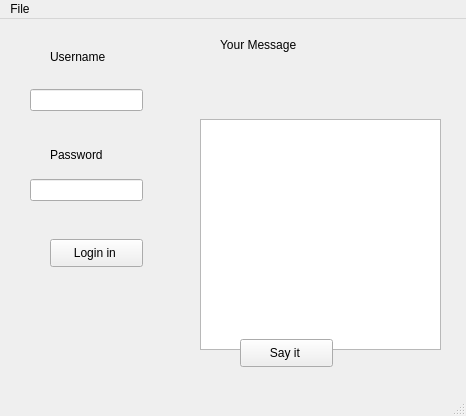
<?xml version="1.0" encoding="UTF-8"?>
<ui version="4.0">
 <class>MainWindow</class>
 <widget class="QMainWindow" name="MainWindow">
  <property name="geometry">
   <rect>
    <x>0</x>
    <y>0</y>
    <width>466</width>
    <height>416</height>
   </rect>
  </property>
  <property name="windowTitle">
   <string>MainWindow</string>
  </property>
  <widget class="QWidget" name="centralwidget">
   <widget class="QLabel" name="username">
    <property name="geometry">
     <rect>
      <x>50</x>
      <y>30</y>
      <width>81</width>
      <height>16</height>
     </rect>
    </property>
    <property name="mouseTracking">
     <bool>true</bool>
    </property>
    <property name="text">
     <string>Username</string>
    </property>
   </widget>
   <widget class="QLabel" name="label_2">
    <property name="geometry">
     <rect>
      <x>50</x>
      <y>120</y>
      <width>81</width>
      <height>31</height>
     </rect>
    </property>
    <property name="text">
     <string>Password</string>
    </property>
   </widget>
   <widget class="QLineEdit" name="lineEdit_2">
    <property name="geometry">
     <rect>
      <x>30</x>
      <y>70</y>
      <width>113</width>
      <height>22</height>
     </rect>
    </property>
   </widget>
   <widget class="QLineEdit" name="lineEdit">
    <property name="geometry">
     <rect>
      <x>30</x>
      <y>160</y>
      <width>113</width>
      <height>22</height>
     </rect>
    </property>
   </widget>
   <widget class="QPushButton" name="pushButton">
    <property name="geometry">
     <rect>
      <x>50</x>
      <y>220</y>
      <width>93</width>
      <height>28</height>
     </rect>
    </property>
    <property name="text">
     <string>Login in </string>
    </property>
   </widget>
   <widget class="QLabel" name="label_3">
    <property name="geometry">
     <rect>
      <x>220</x>
      <y>10</y>
      <width>91</width>
      <height>31</height>
     </rect>
    </property>
    <property name="text">
     <string>Your Message</string>
    </property>
   </widget>
   <widget class="QTextEdit" name="textEdit">
    <property name="geometry">
     <rect>
      <x>200</x>
      <y>100</y>
      <width>241</width>
      <height>231</height>
     </rect>
    </property>
    <property name="autoFillBackground">
     <bool>true</bool>
    </property>
   </widget>
   <widget class="QPushButton" name="pushButton_2">
    <property name="geometry">
     <rect>
      <x>240</x>
      <y>320</y>
      <width>93</width>
      <height>28</height>
     </rect>
    </property>
    <property name="text">
     <string>Say it </string>
    </property>
   </widget>
  </widget>
  <widget class="QMenuBar" name="menubar">
   <property name="geometry">
    <rect>
     <x>0</x>
     <y>0</y>
     <width>466</width>
     <height>26</height>
    </rect>
   </property>
   <widget class="QMenu" name="menuFile">
    <property name="title">
     <string>File</string>
    </property>
    <addaction name="actionclose"/>
   </widget>
   <addaction name="menuFile"/>
  </widget>
  <widget class="QStatusBar" name="statusbar"/>
  <action name="actionclose">
   <property name="text">
    <string>close</string>
   </property>
  </action>
 </widget>
 <resources/>
 <connections/>
</ui>
